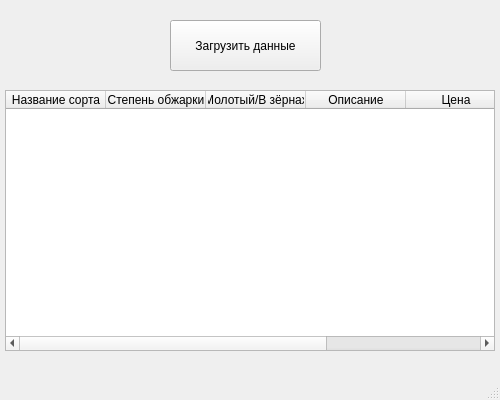
<?xml version="1.0" encoding="UTF-8"?>
<ui version="4.0">
 <class>MainWindow</class>
 <widget class="QMainWindow" name="MainWindow">
  <property name="geometry">
   <rect>
    <x>0</x>
    <y>0</y>
    <width>500</width>
    <height>400</height>
   </rect>
  </property>
  <property name="windowTitle">
   <string>Эспрессо</string>
  </property>
  <widget class="QWidget" name="centralwidget">
   <widget class="QTableWidget" name="tableWidget">
    <property name="geometry">
     <rect>
      <x>5</x>
      <y>90</y>
      <width>490</width>
      <height>261</height>
     </rect>
    </property>
    <column>
     <property name="text">
      <string>Название сорта</string>
     </property>
    </column>
    <column>
     <property name="text">
      <string>Степень обжарки</string>
     </property>
    </column>
    <column>
     <property name="text">
      <string>Молотый/В зёрнах</string>
     </property>
    </column>
    <column>
     <property name="text">
      <string>Описание</string>
     </property>
    </column>
    <column>
     <property name="text">
      <string>Цена</string>
     </property>
    </column>
    <column>
     <property name="text">
      <string>Объём упаковки</string>
     </property>
    </column>
   </widget>
   <widget class="QPushButton" name="pushButton">
    <property name="geometry">
     <rect>
      <x>170</x>
      <y>20</y>
      <width>151</width>
      <height>51</height>
     </rect>
    </property>
    <property name="text">
     <string>Загрузить данные</string>
    </property>
   </widget>
  </widget>
  <widget class="QMenuBar" name="menubar">
   <property name="geometry">
    <rect>
     <x>0</x>
     <y>0</y>
     <width>500</width>
     <height>21</height>
    </rect>
   </property>
  </widget>
  <widget class="QStatusBar" name="statusbar"/>
 </widget>
 <resources/>
 <connections/>
</ui>
